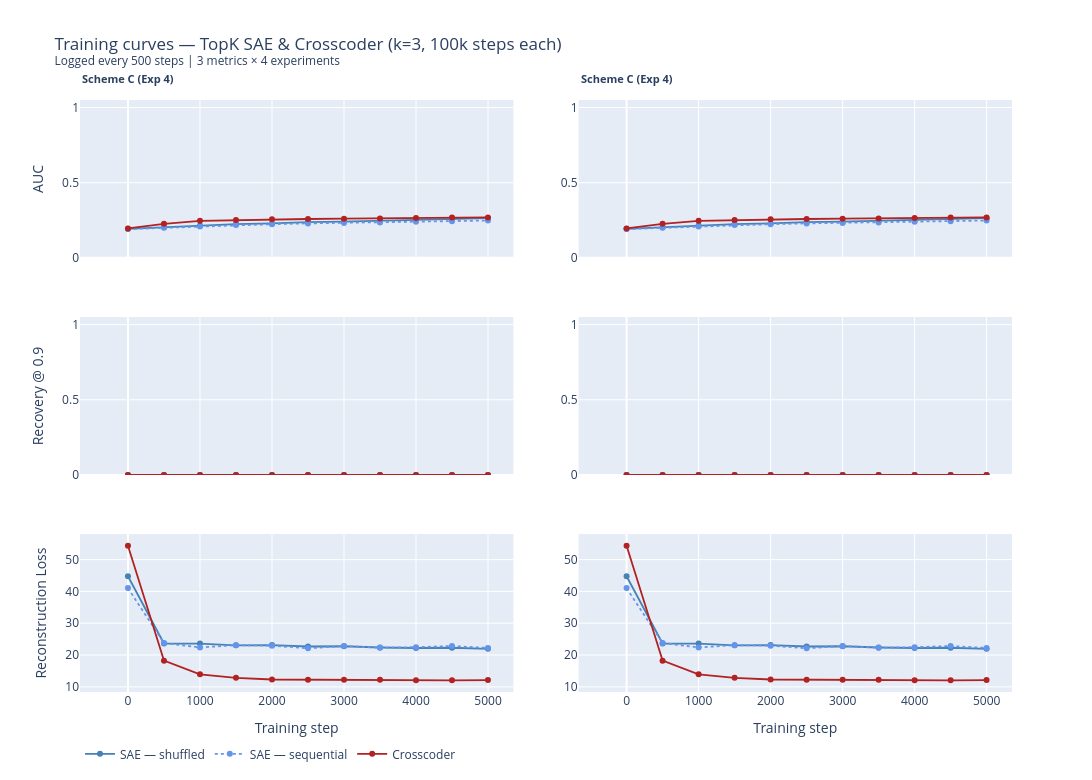
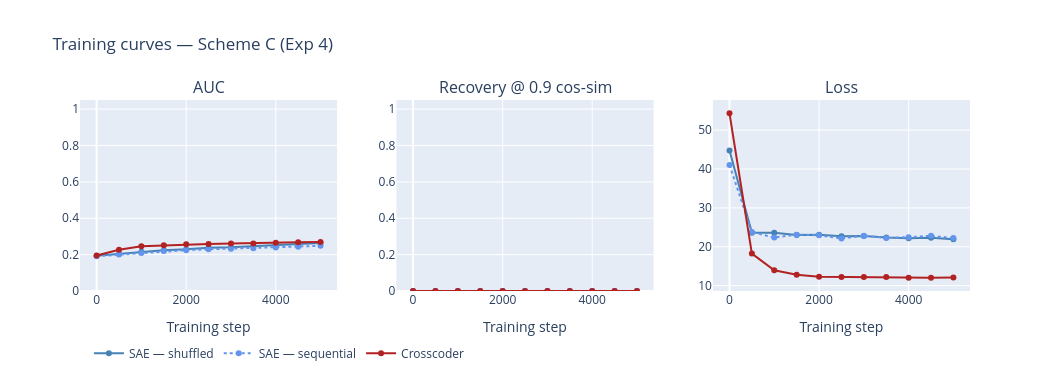
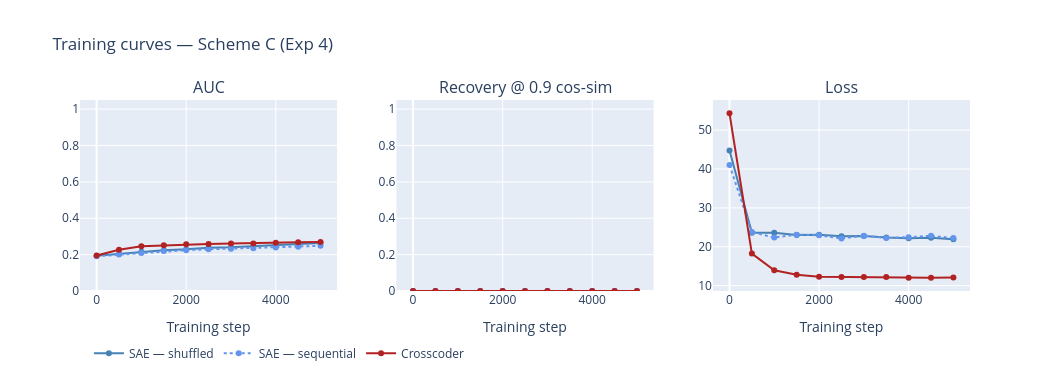

Here is the notebook cell these charts were saved with, in order:
### Code cell
# ── Combined training curves: AUC, Recovery@0.9, Loss — all experiments ──────
#
# 4 experiments × 3 models × 3 metrics = 12 subplot panels (4 cols × 3 rows)

METRICS = [
    ('auc',         'AUC',              [0, 1.05]),
    ('recovery_90', 'Recovery @ 0.9',   [0, 1.05]),
    ('loss',        'Reconstruction Loss', None),
]

MODEL_CURVES = [
    ('hist_sae_shuf', 'SAE — shuffled',   'steelblue',      'solid'),
    ('hist_sae_seq',  'SAE — sequential', 'cornflowerblue', 'dot'),
    ('hist_cc',       'Crosscoder',       'firebrick',       'solid'),
]

n_exp = len(ALL_RESULTS)
n_met = len(METRICS)

fig = make_subplots(
    rows=n_met, cols=n_exp,
    subplot_titles=[
        f'{r["label"].replace(chr(10), " ")}' for r in ALL_RESULTS
    ] * 1 + [''] * (n_exp * (n_met - 1)),   # titles only on top row
    shared_xaxes='columns',
    vertical_spacing=0.08,
    horizontal_spacing=0.06,
)

# Fix: subplot_titles only takes one per subplot; rebuild manually
fig = make_subplots(
    rows=n_met, cols=n_exp,
    shared_xaxes='columns',
    vertical_spacing=0.10,
    horizontal_spacing=0.07,
)

for col, r in enumerate(ALL_RESULTS, start=1):
    exp_label = r['label'].replace('\n', ' ')
    for row, (metric_key, metric_name, y_range) in enumerate(METRICS, start=1):
        for hist_key, model_name, color, dash in MODEL_CURVES:
            hist = r[hist_key]
            steps = [h['step'] for h in hist]
            vals  = [h[metric_key] for h in hist]
            fig.add_trace(
                go.Scatter(
                    x=steps, y=vals,
                    name=model_name,
                    line=dict(color=color, dash=dash, width=1.8),
                    showlegend=(row == 1 and col == 1),
                    legendgroup=hist_key,
                    hovertemplate=f'{model_name}<br>step=%{{x}}<br>{metric_name}=%{{y:.4f}}<extra></extra>',
                ),
                row=row, col=col,
            )
        # Y-axis label (left column only) and optional range
        yaxis_kw = dict(title_text=metric_name) if col == 1 else {}
        if y_range:
            yaxis_kw['range'] = y_range
        if yaxis_kw:
            axis_id = '' if (row == 1 and col == 1) else f'{(row-1)*n_exp + col}'
            fig.update_yaxes(row=row, col=col, **yaxis_kw)

        # X-axis label (bottom row only)
        if row == n_met:
            fig.update_xaxes(title_text='Training step', row=row, col=col)

        # Experiment label as annotation at top of each column (first row)
        if row == 1:
            fig.add_annotation(
                text=f'<b>{exp_label}</b>',
                xref=f'x{(col) if col > 1 else ""}', yref='paper',
                x=0.5, y=1.02, xanchor='center', yanchor='bottom',
                showarrow=False, font=dict(size=11),
            )

fig.update_layout(
    title=(
        f'Training curves — TopK SAE & Crosscoder (k={TOP_K}, 100k steps each)<br>'
        f'<sup>Logged every {LOG_INTERVAL} steps | 3 metrics × 4 experiments</sup>'
    ),
    height=780, width=1200,
    legend=dict(x=0.0, y=-0.08, orientation='h', bgcolor='rgba(255,255,255,0.8)'),
    margin=dict(t=100),
)
fig.show()


# ── Per-experiment training-curve summary (larger, one figure per exp) ─────────
for r in ALL_RESULTS:
    exp_label = r['label'].replace('\n', ' ')
    fig2 = make_subplots(rows=1, cols=3,
                         subplot_titles=['AUC', 'Recovery @ 0.9 cos-sim', 'Loss'],
                         shared_xaxes=True)
    for hist_key, model_name, color, dash in MODEL_CURVES:
        hist  = r[hist_key]
        steps = [h['step'] for h in hist]
        for col_i, (metric_key, _, _) in enumerate(METRICS, start=1):
            vals = [h[metric_key] for h in hist]
            fig2.add_trace(
                go.Scatter(x=steps, y=vals, name=model_name,
                           line=dict(color=color, dash=dash, width=2),
                           showlegend=(col_i == 1), legendgroup=hist_key),
                row=1, col=col_i,
            )
    fig2.update_layout(
        title=f'Training curves — {exp_label}',
        height=380, width=1050,
        legend=dict(x=0.01, y=-0.25, orientation='h'),
    )
    fig2.update_xaxes(title_text='Training step')
    fig2.update_yaxes(range=[0, 1.05], col=1)
    fig2.update_yaxes(range=[0, 1.05], col=2)
    fig2.show()

### Figure 1 — Plotly figure (JSON) as saved in the notebook; plotly's stock layout.template omitted (floating-point values rounded to 4 significant figures)
{"data": [{"hovertemplate": "SAE — shuffled<br>step=%{x}<br>AUC=%{y:.4f}<extra></extra>", "legendgroup": "hist_sae_shuf", "line": {"color": "steelblue", "dash": "solid", "width": 1.8}, "name": "SAE — shuffled", "showlegend": true, "type": "scatter", "x": [0, 500, 1000, 1500, 2000, 2500, 3000, 3500, 4000, 4500, 4999], "xaxis": "x", "y": [0.1934, 0.204, 0.2157, 0.2244, 0.2294, 0.2378, 0.2408, 0.2464, 0.2512, 0.2588, 0.2641], "yaxis": "y"}, {"hovertemplate": "SAE — sequential<br>step=%{x}<br>AUC=%{y:.4f}<extra></extra>", "legendgroup": "hist_sae_seq", "line": {"color": "cornflowerblue", "dash": "dot", "width": 1.8}, "name": "SAE — sequential", "showlegend": true, "type": "scatter", "x": [0, 500, 1000, 1500, 2000, 2500, 3000, 3500, 4000, 4500, 4999], "xaxis": "x", "y": [0.1913, 0.2001, 0.2094, 0.2193, 0.2241, 0.2294, 0.2327, 0.2347, 0.2395, 0.2434, 0.2484], "yaxis": "y"}, {"hovertemplate": "Crosscoder<br>step=%{x}<br>AUC=%{y:.4f}<extra></extra>", "legendgroup": "hist_cc", "line": {"color": "firebrick", "dash": "solid", "width": 1.8}, "name": "Crosscoder", "showlegend": true, "type": "scatter", "x": [0, 500, 1000, 1500, 2000, 2500, 3000, 3500, 4000, 4500, 4999], "xaxis": "x", "y": [0.1955, 0.2265, 0.2461, 0.2514, 0.2573, 0.2585, 0.2608, 0.2618, 0.2654, 0.2677, 0.2693], "yaxis": "y"}, {"hovertemplate": "SAE — shuffled<br>step=%{x}<br>Recovery @ 0.9=%{y:.4f}<extra></extra>", "legendgroup": "hist_sae_shuf", "line": {"color": "steelblue", "dash": "solid", "width": 1.8}, "name": "SAE — shuffled", "showlegend": false, "type": "scatter", "x": [0, 500, 1000, 1500, 2000, 2500, 3000, 3500, 4000, 4500, 4999], "xaxis": "x3", "y": [0, 0, 0, 0, 0, 0, 0, 0, 0, 0, 0], "yaxis": "y3"}, {"hovertemplate": "SAE — sequential<br>step=%{x}<br>Recovery @ 0.9=%{y:.4f}<extra></extra>", "legendgroup": "hist_sae_seq", "line": {"color": "cornflowerblue", "dash": "dot", "width": 1.8}, "name": "SAE — sequential", "showlegend": false, "type": "scatter", "x": [0, 500, 1000, 1500, 2000, 2500, 3000, 3500, 4000, 4500, 4999], "xaxis": "x3", "y": [0, 0, 0, 0, 0, 0, 0, 0, 0, 0, 0], "yaxis": "y3"}, {"hovertemplate": "Crosscoder<br>step=%{x}<br>Recovery @ 0.9=%{y:.4f}<extra></extra>", "legendgroup": "hist_cc", "line": {"color": "firebrick", "dash": "solid", "width": 1.8}, "name": "Crosscoder", "showlegend": false, "type": "scatter", "x": [0, 500, 1000, 1500, 2000, 2500, 3000, 3500, 4000, 4500, 4999], "xaxis": "x3", "y": [0, 0, 0, 0, 0, 0, 0, 0, 0, 0, 0], "yaxis": "y3"}, {"hovertemplate": "SAE — shuffled<br>step=%{x}<br>Reconstruction Loss=%{y:.4f}<extra></extra>", "legendgroup": "hist_sae_shuf", "line": {"color": "steelblue", "dash": "solid", "width": 1.8}, "name": "SAE — shuffled", "showlegend": false, "type": "scatter", "x": [0, 500, 1000, 1500, 2000, 2500, 3000, 3500, 4000, 4500, 4999], "xaxis": "x5", "y": [44.75, 23.62, 23.59, 23.05, 23.12, 22.68, 22.76, 22.36, 22.21, 22.29, 21.96], "yaxis": "y5"}, {"hovertemplate": "SAE — sequential<br>step=%{x}<br>Reconstruction Loss=%{y:.4f}<extra></extra>", "legendgroup": "hist_sae_seq", "line": {"color": "cornflowerblue", "dash": "dot", "width": 1.8}, "name": "SAE — sequential", "showlegend": false, "type": "scatter", "x": [0, 500, 1000, 1500, 2000, 2500, 3000, 3500, 4000, 4500, 4999], "xaxis": "x5", "y": [41.04, 23.79, 22.38, 23.11, 22.95, 22.11, 22.83, 22.28, 22.48, 22.82, 22.23], "yaxis": "y5"}, {"hovertemplate": "Crosscoder<br>step=%{x}<br>Reconstruction Loss=%{y:.4f}<extra></extra>", "legendgroup": "hist_cc", "line": {"color": "firebrick", "dash": "solid", "width": 1.8}, "name": "Crosscoder", "showlegend": false, "type": "scatter", "x": [0, 500, 1000, 1500, 2000, 2500, 3000, 3500, 4000, 4500, 4999], "xaxis": "x5", "y": [54.34, 18.24, 13.94, 12.82, 12.3, 12.23, 12.2, 12.22, 12.06, 12.04, 12.12], "yaxis": "y5"}, {"hovertemplate": "SAE — shuffled<br>step=%{x}<br>AUC=%{y:.4f}<extra></extra>", "legendgroup": "hist_sae_shuf", "line": {"color": "steelblue", "dash": "solid", "width": 1.8}, "name": "SAE — shuffled", "showlegend": false, "type": "scatter", "x": [0, 500, 1000, 1500, 2000, 2500, 3000, 3500, 4000, 4500, 4999], "xaxis": "x2", "y": [0.1934, 0.204, 0.2157, 0.2244, 0.2294, 0.2378, 0.2408, 0.2464, 0.2512, 0.2588, 0.2641], "yaxis": "y2"}, {"hovertemplate": "SAE — sequential<br>step=%{x}<br>AUC=%{y:.4f}<extra></extra>", "legendgroup": "hist_sae_seq", "line": {"color": "cornflowerblue", "dash": "dot", "width": 1.8}, "name": "SAE — sequential", "showlegend": false, "type": "scatter", "x": [0, 500, 1000, 1500, 2000, 2500, 3000, 3500, 4000, 4500, 4999], "xaxis": "x2", "y": [0.1913, 0.2001, 0.2094, 0.2193, 0.2241, 0.2294, 0.2327, 0.2347, 0.2395, 0.2434, 0.2484], "yaxis": "y2"}, {"hovertemplate": "Crosscoder<br>step=%{x}<br>AUC=%{y:.4f}<extra></extra>", "legendgroup": "hist_cc", "line": {"color": "firebrick", "dash": "solid", "width": 1.8}, "name": "Crosscoder", "showlegend": false, "type": "scatter", "x": [0, 500, 1000, 1500, 2000, 2500, 3000, 3500, 4000, 4500, 4999], "xaxis": "x2", "y": [0.1955, 0.2265, 0.2461, 0.2514, 0.2573, 0.2585, 0.2608, 0.2618, 0.2654, 0.2677, 0.2693], "yaxis": "y2"}, {"hovertemplate": "SAE — shuffled<br>step=%{x}<br>Recovery @ 0.9=%{y:.4f}<extra></extra>", "legendgroup": "hist_sae_shuf", "line": {"color": "steelblue", "dash": "solid", "width": 1.8}, "name": "SAE — shuffled", "showlegend": false, "type": "scatter", "x": [0, 500, 1000, 1500, 2000, 2500, 3000, 3500, 4000, 4500, 4999], "xaxis": "x4", "y": [0, 0, 0, 0, 0, 0, 0, 0, 0, 0, 0], "yaxis": "y4"}, {"hovertemplate": "SAE — sequential<br>step=%{x}<br>Recovery @ 0.9=%{y:.4f}<extra></extra>", "legendgroup": "hist_sae_seq", "line": {"color": "cornflowerblue", "dash": "dot", "width": 1.8}, "name": "SAE — sequential", "showlegend": false, "type": "scatter", "x": [0, 500, 1000, 1500, 2000, 2500, 3000, 3500, 4000, 4500, 4999], "xaxis": "x4", "y": [0, 0, 0, 0, 0, 0, 0, 0, 0, 0, 0], "yaxis": "y4"}, {"hovertemplate": "Crosscoder<br>step=%{x}<br>Recovery @ 0.9=%{y:.4f}<extra></extra>", "legendgroup": "hist_cc", "line": {"color": "firebrick", "dash": "solid", "width": 1.8}, "name": "Crosscoder", "showlegend": false, "type": "scatter", "x": [0, 500, 1000, 1500, 2000, 2500, 3000, 3500, 4000, 4500, 4999], "xaxis": "x4", "y": [0, 0, 0, 0, 0, 0, 0, 0, 0, 0, 0], "yaxis": "y4"}, {"hovertemplate": "SAE — shuffled<br>step=%{x}<br>Reconstruction Loss=%{y:.4f}<extra></extra>", "legendgroup": "hist_sae_shuf", "line": {"color": "steelblue", "dash": "solid", "width": 1.8}, "name": "SAE — shuffled", "showlegend": false, "type": "scatter", "x": [0, 500, 1000, 1500, 2000, 2500, 3000, 3500, 4000, 4500, 4999], "xaxis": "x6", "y": [44.75, 23.62, 23.59, 23.05, 23.12, 22.68, 22.76, 22.36, 22.21, 22.29, 21.96], "yaxis": "y6"}, {"hovertemplate": "SAE — sequential<br>step=%{x}<br>Reconstruction Loss=%{y:.4f}<extra></extra>", "legendgroup": "hist_sae_seq", "line": {"color": "cornflowerblue", "dash": "dot", "width": 1.8}, "name": "SAE — sequential", "showlegend": false, "type": "scatter", "x": [0, 500, 1000, 1500, 2000, 2500, 3000, 3500, 4000, 4500, 4999], "xaxis": "x6", "y": [41.04, 23.79, 22.38, 23.11, 22.95, 22.11, 22.83, 22.28, 22.48, 22.82, 22.23], "yaxis": "y6"}, {"hovertemplate": "Crosscoder<br>step=%{x}<br>Reconstruction Loss=%{y:.4f}<extra></extra>", "legendgroup": "hist_cc", "line": {"color": "firebrick", "dash": "solid", "width": 1.8}, "name": "Crosscoder", "showlegend": false, "type": "scatter", "x": [0, 500, 1000, 1500, 2000, 2500, 3000, 3500, 4000, 4500, 4999], "xaxis": "x6", "y": [54.34, 18.24, 13.94, 12.82, 12.3, 12.23, 12.2, 12.22, 12.06, 12.04, 12.12], "yaxis": "y6"}], "layout": {"annotations": [{"font": {"size": 11}, "showarrow": false, "text": "<b>Scheme C (Exp 4)</b>", "x": 0.5, "xanchor": "center", "xref": "x", "y": 1.02, "yanchor": "bottom", "yref": "paper"}, {"font": {"size": 11}, "showarrow": false, "text": "<b>Scheme C (Exp 4)</b>", "x": 0.5, "xanchor": "center", "xref": "x2", "y": 1.02, "yanchor": "bottom", "yref": "paper"}], "height": 780, "legend": {"bgcolor": "rgba(255,255,255,0.8)", "orientation": "h", "x": 0, "y": -0.08}, "margin": {"t": 100}, "title": {"text": "Training curves — TopK SAE & Crosscoder (k=3, 100k steps each)<br><sup>Logged every 500 steps | 3 metrics × 4 experiments</sup>"}, "width": 1200, "xaxis": {"anchor": "y", "domain": [0, 0.465], "matches": "x5", "showticklabels": false}, "xaxis2": {"anchor": "y2", "domain": [0.535, 1.0], "matches": "x6", "showticklabels": false}, "xaxis3": {"anchor": "y3", "domain": [0, 0.465], "matches": "x5", "showticklabels": false}, "xaxis4": {"anchor": "y4", "domain": [0.535, 1.0], "matches": "x6", "showticklabels": false}, "xaxis5": {"anchor": "y5", "domain": [0, 0.465], "title": {"text": "Training step"}}, "xaxis6": {"anchor": "y6", "domain": [0.535, 1.0], "title": {"text": "Training step"}}, "yaxis": {"anchor": "x", "domain": [0.7333, 1], "range": [0, 1.05], "title": {"text": "AUC"}}, "yaxis2": {"anchor": "x2", "domain": [0.7333, 1], "range": [0, 1.05]}, "yaxis3": {"anchor": "x3", "domain": [0.3667, 0.6333], "range": [0, 1.05], "title": {"text": "Recovery @ 0.9"}}, "yaxis4": {"anchor": "x4", "domain": [0.3667, 0.6333], "range": [0, 1.05]}, "yaxis5": {"anchor": "x5", "domain": [0, 0.2667], "title": {"text": "Reconstruction Loss"}}, "yaxis6": {"anchor": "x6", "domain": [0, 0.2667]}}}

### Figure 2 — Plotly figure (JSON) as saved in the notebook; plotly's stock layout.template omitted (floating-point values rounded to 4 significant figures)
{"data": [{"legendgroup": "hist_sae_shuf", "line": {"color": "steelblue", "dash": "solid", "width": 2}, "name": "SAE — shuffled", "showlegend": true, "type": "scatter", "x": [0, 500, 1000, 1500, 2000, 2500, 3000, 3500, 4000, 4500, 4999], "xaxis": "x", "y": [0.1934, 0.204, 0.2157, 0.2244, 0.2294, 0.2378, 0.2408, 0.2464, 0.2512, 0.2588, 0.2641], "yaxis": "y"}, {"legendgroup": "hist_sae_shuf", "line": {"color": "steelblue", "dash": "solid", "width": 2}, "name": "SAE — shuffled", "showlegend": false, "type": "scatter", "x": [0, 500, 1000, 1500, 2000, 2500, 3000, 3500, 4000, 4500, 4999], "xaxis": "x2", "y": [0, 0, 0, 0, 0, 0, 0, 0, 0, 0, 0], "yaxis": "y2"}, {"legendgroup": "hist_sae_shuf", "line": {"color": "steelblue", "dash": "solid", "width": 2}, "name": "SAE — shuffled", "showlegend": false, "type": "scatter", "x": [0, 500, 1000, 1500, 2000, 2500, 3000, 3500, 4000, 4500, 4999], "xaxis": "x3", "y": [44.75, 23.62, 23.59, 23.05, 23.12, 22.68, 22.76, 22.36, 22.21, 22.29, 21.96], "yaxis": "y3"}, {"legendgroup": "hist_sae_seq", "line": {"color": "cornflowerblue", "dash": "dot", "width": 2}, "name": "SAE — sequential", "showlegend": true, "type": "scatter", "x": [0, 500, 1000, 1500, 2000, 2500, 3000, 3500, 4000, 4500, 4999], "xaxis": "x", "y": [0.1913, 0.2001, 0.2094, 0.2193, 0.2241, 0.2294, 0.2327, 0.2347, 0.2395, 0.2434, 0.2484], "yaxis": "y"}, {"legendgroup": "hist_sae_seq", "line": {"color": "cornflowerblue", "dash": "dot", "width": 2}, "name": "SAE — sequential", "showlegend": false, "type": "scatter", "x": [0, 500, 1000, 1500, 2000, 2500, 3000, 3500, 4000, 4500, 4999], "xaxis": "x2", "y": [0, 0, 0, 0, 0, 0, 0, 0, 0, 0, 0], "yaxis": "y2"}, {"legendgroup": "hist_sae_seq", "line": {"color": "cornflowerblue", "dash": "dot", "width": 2}, "name": "SAE — sequential", "showlegend": false, "type": "scatter", "x": [0, 500, 1000, 1500, 2000, 2500, 3000, 3500, 4000, 4500, 4999], "xaxis": "x3", "y": [41.04, 23.79, 22.38, 23.11, 22.95, 22.11, 22.83, 22.28, 22.48, 22.82, 22.23], "yaxis": "y3"}, {"legendgroup": "hist_cc", "line": {"color": "firebrick", "dash": "solid", "width": 2}, "name": "Crosscoder", "showlegend": true, "type": "scatter", "x": [0, 500, 1000, 1500, 2000, 2500, 3000, 3500, 4000, 4500, 4999], "xaxis": "x", "y": [0.1955, 0.2265, 0.2461, 0.2514, 0.2573, 0.2585, 0.2608, 0.2618, 0.2654, 0.2677, 0.2693], "yaxis": "y"}, {"legendgroup": "hist_cc", "line": {"color": "firebrick", "dash": "solid", "width": 2}, "name": "Crosscoder", "showlegend": false, "type": "scatter", "x": [0, 500, 1000, 1500, 2000, 2500, 3000, 3500, 4000, 4500, 4999], "xaxis": "x2", "y": [0, 0, 0, 0, 0, 0, 0, 0, 0, 0, 0], "yaxis": "y2"}, {"legendgroup": "hist_cc", "line": {"color": "firebrick", "dash": "solid", "width": 2}, "name": "Crosscoder", "showlegend": false, "type": "scatter", "x": [0, 500, 1000, 1500, 2000, 2500, 3000, 3500, 4000, 4500, 4999], "xaxis": "x3", "y": [54.34, 18.24, 13.94, 12.82, 12.3, 12.23, 12.2, 12.22, 12.06, 12.04, 12.12], "yaxis": "y3"}], "layout": {"annotations": [{"font": {"size": 16}, "showarrow": false, "text": "AUC", "x": 0.1444, "xanchor": "center", "xref": "paper", "y": 1, "yanchor": "bottom", "yref": "paper"}, {"font": {"size": 16}, "showarrow": false, "text": "Recovery @ 0.9 cos-sim", "x": 0.5, "xanchor": "center", "xref": "paper", "y": 1, "yanchor": "bottom", "yref": "paper"}, {"font": {"size": 16}, "showarrow": false, "text": "Loss", "x": 0.8556, "xanchor": "center", "xref": "paper", "y": 1, "yanchor": "bottom", "yref": "paper"}], "height": 380, "legend": {"orientation": "h", "x": 0.01, "y": -0.25}, "title": {"text": "Training curves — Scheme C (Exp 4)"}, "width": 1050, "xaxis": {"anchor": "y", "domain": [0, 0.2889], "title": {"text": "Training step"}}, "xaxis2": {"anchor": "y2", "domain": [0.3556, 0.6444], "title": {"text": "Training step"}}, "xaxis3": {"anchor": "y3", "domain": [0.7111, 1], "title": {"text": "Training step"}}, "yaxis": {"anchor": "x", "domain": [0, 1], "range": [0, 1.05]}, "yaxis2": {"anchor": "x2", "domain": [0, 1], "range": [0, 1.05]}, "yaxis3": {"anchor": "x3", "domain": [0, 1]}}}

### Figure 3 — Plotly figure (JSON) as saved in the notebook; plotly's stock layout.template omitted (floating-point values rounded to 4 significant figures)
{"data": [{"legendgroup": "hist_sae_shuf", "line": {"color": "steelblue", "dash": "solid", "width": 2}, "name": "SAE — shuffled", "showlegend": true, "type": "scatter", "x": [0, 500, 1000, 1500, 2000, 2500, 3000, 3500, 4000, 4500, 4999], "xaxis": "x", "y": [0.1934, 0.204, 0.2157, 0.2244, 0.2294, 0.2378, 0.2408, 0.2464, 0.2512, 0.2588, 0.2641], "yaxis": "y"}, {"legendgroup": "hist_sae_shuf", "line": {"color": "steelblue", "dash": "solid", "width": 2}, "name": "SAE — shuffled", "showlegend": false, "type": "scatter", "x": [0, 500, 1000, 1500, 2000, 2500, 3000, 3500, 4000, 4500, 4999], "xaxis": "x2", "y": [0, 0, 0, 0, 0, 0, 0, 0, 0, 0, 0], "yaxis": "y2"}, {"legendgroup": "hist_sae_shuf", "line": {"color": "steelblue", "dash": "solid", "width": 2}, "name": "SAE — shuffled", "showlegend": false, "type": "scatter", "x": [0, 500, 1000, 1500, 2000, 2500, 3000, 3500, 4000, 4500, 4999], "xaxis": "x3", "y": [44.75, 23.62, 23.59, 23.05, 23.12, 22.68, 22.76, 22.36, 22.21, 22.29, 21.96], "yaxis": "y3"}, {"legendgroup": "hist_sae_seq", "line": {"color": "cornflowerblue", "dash": "dot", "width": 2}, "name": "SAE — sequential", "showlegend": true, "type": "scatter", "x": [0, 500, 1000, 1500, 2000, 2500, 3000, 3500, 4000, 4500, 4999], "xaxis": "x", "y": [0.1913, 0.2001, 0.2094, 0.2193, 0.2241, 0.2294, 0.2327, 0.2347, 0.2395, 0.2434, 0.2484], "yaxis": "y"}, {"legendgroup": "hist_sae_seq", "line": {"color": "cornflowerblue", "dash": "dot", "width": 2}, "name": "SAE — sequential", "showlegend": false, "type": "scatter", "x": [0, 500, 1000, 1500, 2000, 2500, 3000, 3500, 4000, 4500, 4999], "xaxis": "x2", "y": [0, 0, 0, 0, 0, 0, 0, 0, 0, 0, 0], "yaxis": "y2"}, {"legendgroup": "hist_sae_seq", "line": {"color": "cornflowerblue", "dash": "dot", "width": 2}, "name": "SAE — sequential", "showlegend": false, "type": "scatter", "x": [0, 500, 1000, 1500, 2000, 2500, 3000, 3500, 4000, 4500, 4999], "xaxis": "x3", "y": [41.04, 23.79, 22.38, 23.11, 22.95, 22.11, 22.83, 22.28, 22.48, 22.82, 22.23], "yaxis": "y3"}, {"legendgroup": "hist_cc", "line": {"color": "firebrick", "dash": "solid", "width": 2}, "name": "Crosscoder", "showlegend": true, "type": "scatter", "x": [0, 500, 1000, 1500, 2000, 2500, 3000, 3500, 4000, 4500, 4999], "xaxis": "x", "y": [0.1955, 0.2265, 0.2461, 0.2514, 0.2573, 0.2585, 0.2608, 0.2618, 0.2654, 0.2677, 0.2693], "yaxis": "y"}, {"legendgroup": "hist_cc", "line": {"color": "firebrick", "dash": "solid", "width": 2}, "name": "Crosscoder", "showlegend": false, "type": "scatter", "x": [0, 500, 1000, 1500, 2000, 2500, 3000, 3500, 4000, 4500, 4999], "xaxis": "x2", "y": [0, 0, 0, 0, 0, 0, 0, 0, 0, 0, 0], "yaxis": "y2"}, {"legendgroup": "hist_cc", "line": {"color": "firebrick", "dash": "solid", "width": 2}, "name": "Crosscoder", "showlegend": false, "type": "scatter", "x": [0, 500, 1000, 1500, 2000, 2500, 3000, 3500, 4000, 4500, 4999], "xaxis": "x3", "y": [54.34, 18.24, 13.94, 12.82, 12.3, 12.23, 12.2, 12.22, 12.06, 12.04, 12.12], "yaxis": "y3"}], "layout": {"annotations": [{"font": {"size": 16}, "showarrow": false, "text": "AUC", "x": 0.1444, "xanchor": "center", "xref": "paper", "y": 1, "yanchor": "bottom", "yref": "paper"}, {"font": {"size": 16}, "showarrow": false, "text": "Recovery @ 0.9 cos-sim", "x": 0.5, "xanchor": "center", "xref": "paper", "y": 1, "yanchor": "bottom", "yref": "paper"}, {"font": {"size": 16}, "showarrow": false, "text": "Loss", "x": 0.8556, "xanchor": "center", "xref": "paper", "y": 1, "yanchor": "bottom", "yref": "paper"}], "height": 380, "legend": {"orientation": "h", "x": 0.01, "y": -0.25}, "title": {"text": "Training curves — Scheme C (Exp 4)"}, "width": 1050, "xaxis": {"anchor": "y", "domain": [0, 0.2889], "title": {"text": "Training step"}}, "xaxis2": {"anchor": "y2", "domain": [0.3556, 0.6444], "title": {"text": "Training step"}}, "xaxis3": {"anchor": "y3", "domain": [0.7111, 1], "title": {"text": "Training step"}}, "yaxis": {"anchor": "x", "domain": [0, 1], "range": [0, 1.05]}, "yaxis2": {"anchor": "x2", "domain": [0, 1], "range": [0, 1.05]}, "yaxis3": {"anchor": "x3", "domain": [0, 1]}}}
